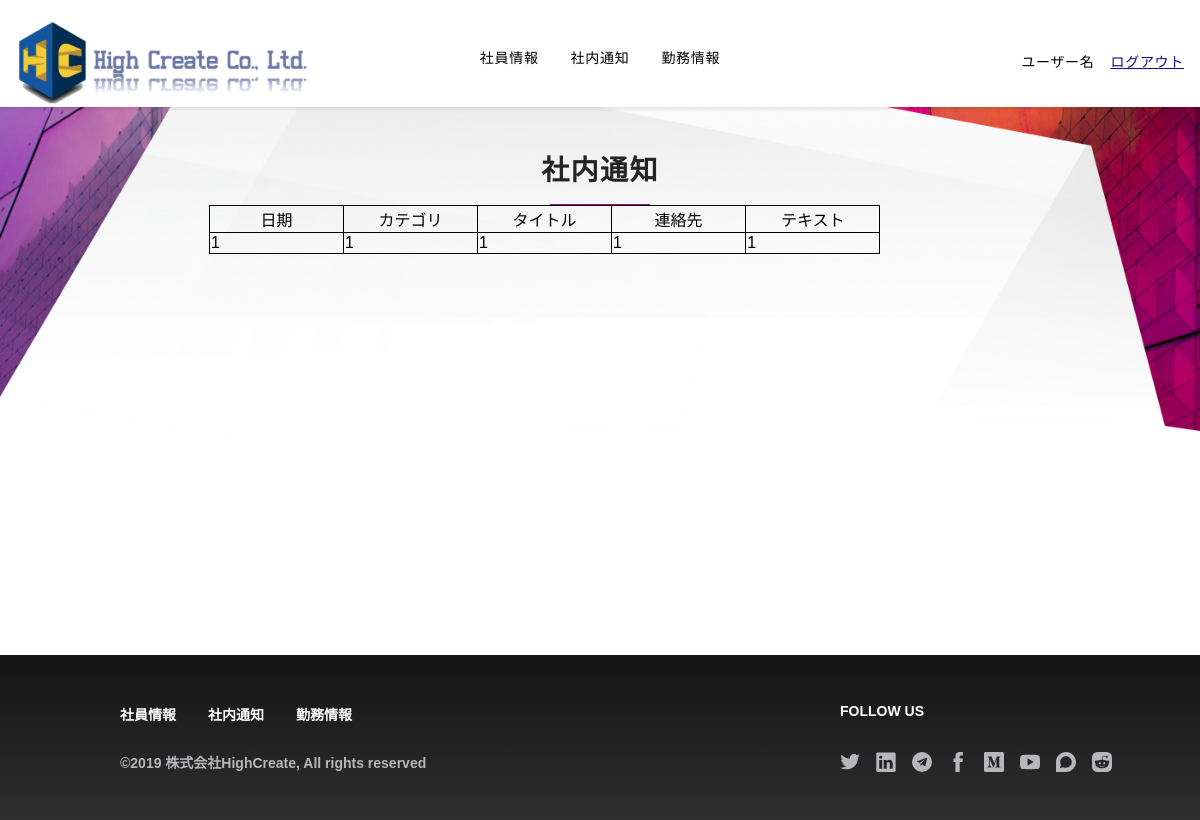
The app's page /notices/1, older data.
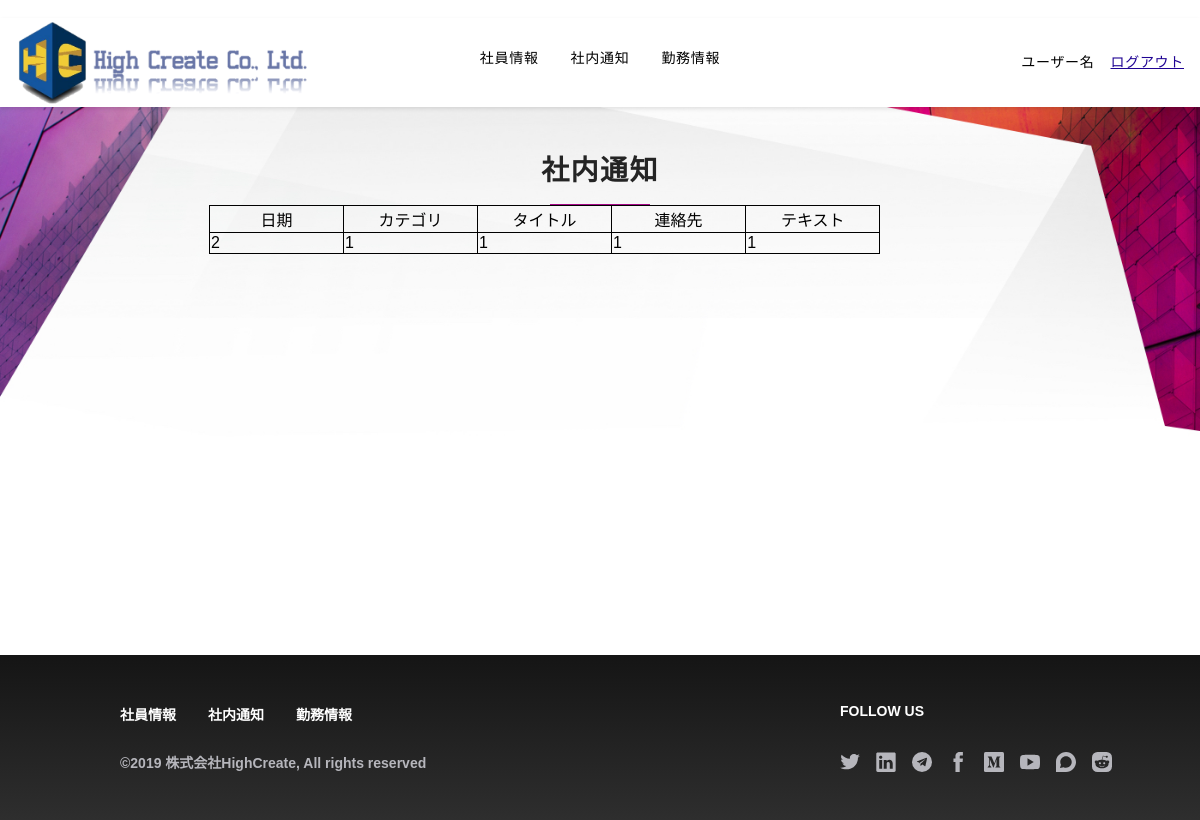
The same page, newer data.
### homepage/models.py (models this page shows)
class noticeInfo(models.Model):
    userId = models.CharField(primary_key=True, max_length=20, verbose_name='userId')
    userName = models.CharField(blank=True, max_length=100, verbose_name='userName')
    userData = models.CharField(blank=True, max_length=100, verbose_name='userData')
    userCategory = models.CharField(blank=True, max_length=100, verbose_name='userCategory')
    userTitle = models.CharField(blank=True, max_length=100, verbose_name='userTitle')
    userContact = models.CharField(blank=True, max_length=100, verbose_name='userContact')
    userText = models.CharField(blank=True, max_length=200, verbose_name='userText')
    class Meta:
        managed = False
        db_table = 'noticeInfo'

### homepage/officeviews.py (the view)
# urls.py: path('notices/<int:userId>', officeviews.detail),
def detail(request, userId):
    noticeInfos = models.noticeInfo.objects.all()
    detail_info = None
    for noticeInfo in noticeInfos:
        if noticeInfo.userId == userId:
            detail_info = noticeInfo
            break
    return render(request, 'detail.html',
                  {
                      'detail_info': detail_info
                  }
                  )

### templates/detail.html (shortened to what this page needs)
{% extends 'officebase.html' %} {% block title %}社内通知 | HighCreate{% endblock %} {% block content %}
    <div class="p-3 bg-center bg-top bg-white mx-auto relative xl:p-0 PageWrap__ContentContainer-kkdcvd-0 dzVwN"
         id="site-content" ng-controller="ScrollController" data-ng-init="init('{{ jumpflag }}')">
        <div classnames="">
            <div class="Mantel__Container-sc-90mahe-0 loqmwV">
                <header>
                    <h1 class=" font-sans text-charcoal tracking-wide uppercase text-center pb-2 font-black uppercase md:text-3xl text-3xl">
                        社内通知</h1>
                    <div class=" h-px bg-magenta mx-auto" style="width: 100px;">
                    </div>
                </header>
            </div>
            <div class="Technology__SectionContainer-sc-1uzfb71-0 dnLgNL">
                <div>
                    <table class="table table-bordered ">
                        <tr class="text-center">
                            <td>日期</td>
                            <td>カテゴリ</td>
                            <td>タイトル</td>
                            <td>連絡先</td>
                            <td>テキスト</td>
                        </tr>
                        <tr>
                            <td>{{ detail_info.userData }}</td>
                            <td>{{ detail_info.userCategory }}</td>
                            <td>{{ detail_info.userTitle }}</td>
                            <td>{{ detail_info.userContact }}</td>
                            <td>{{ detail_info.userText }}</td>
                        </tr>
                    </table>
                </div>
            </div>
        </div>
    </div>
{% endblock %}

### templates/officebase.html (shortened to what this page needs)
﻿<!DOCTYPE html>
<html ng-app="myApp" lang="ja" data-react-helmet="lang" class="ng-scope">
<head>
    <link rel="stylesheet" type="text/css" href="../static/css/index_main.css">
    <link rel="stylesheet" type="text/css" href="../static/css/index_sub.css">
    <link rel="stylesheet" type="text/css" href="../static/css/contact_main.css">
    <link rel="stylesheet" type="text/css" href="../static/css/contact_sub.css">
</head>
<body>
    <div id="___gatsby">
        <header class="bg-white header-shadow relative z-10 ng-scope" id="site-header" ng-controller="HeaderController">
            <div class="flex justify-between px-2 py-2 max-w-5xl mx-auto lg:py-0">
                <a aria-current="page" class="text-charcoal max-w-xxs flex flex-grow items-center" href="../">
                    <img class="flex-grow fill-current" src="../static/pic/compaypic.png">
                </a>
                <nav class=" relative hidden mx-auto lg:flex justify-center">
                    <div class="Header__LinkWrap-mwzqop-0 hmFiIx">
                        <a class=" block font-sans text-sm text-black uppercase tracking-wide no-underline mx-2 py-4 border-b-2 border-white nav-link__item" href="/employinfo/">
                    社員情報
                        </a>
                    </div>
                    <div class="Header__LinkWrap-mwzqop-0 hmFiIx">
                        <a class="block font-sans text-sm text-black uppercase tracking-wide no-underline mx-2 py-4  border-b-2  border-white nav-link__item" href="/notice/">
                    社内通知
                        </a>
                    </div>
                    <div class="Header__LinkWrap-mwzqop-0 hmFiIx">
                        <a class="block  font-sans  text-sm  text-black  uppercase  tracking-wide  no-underline  mx-2  py-4  border-b-2  border-white nav-link__item" href="/workinfo/">
                    勤務情報
                        </a>
                    </div>
                </nav>
                <div class="max-w-xxs w-full flex items-center justify-end">
                    <div class="Header__LinkWrap-mwzqop-0 hmFiIx">
                        <a class="block  font-sans  text-sm  text-black  uppercase  tracking-wide  no-underline  mx-2  py-4  border-b-2  border-white ">
                    ユーザー名
                        </a>
                    </div>
                    <nav class=" relative hidden lg:flex">
                        <div class="Header__LinkWrap-mwzqop-0 hmFiIx">
                            <a class="block  font-sans  text-sm  text-navy  uppercase  tracking-wide  py-4  border-b-2  border-white nav-link__item" href="/login/">
                        ログアウト
                            </a>
                        </div>
                    </nav>
                </div>
            </div>
        </header>
    </div>
    {% block content %}{% endblock %}
    <div id="footer">
        <footer class=" footer-gradient mt-6 lg:mt-9 relative z-10" id="site-footer" ng-controller="footerController">
            <div class=" max-w-5xl mx-auto lg:px-9  pt-6 pb-6 ">
                <div class=" flex items-center self-center flex-col  lg:self-start lg:flex-row ">
                    <div class=" ml-4 justify-center items-center flex-col lg:self-end lg:flex-row ">
                        <div class=" flex flex-wrap mb-2 lg:flex-auto lg:mr-auto xl:flex-no-wrap">
                            <div class=" w-full max-w-1/2 px-1 lg:w-auto lg:mr-4 lg:max-w-1/3 xl:mb-0 lg:px-0 xl:max-w-none ">
                                <a class=" block font-sans font-bold no-underline text-white text-sm hover:underline mb-2" href="/employinfo/">
                              社員情報
		                        </a>
                            </div>
                            <div class=" w-full max-w-1/2 px-1 lg:w-auto lg:mr-4 lg:max-w-1/3 xl:mb-0 lg:px-0 xl:max-w-none ">
                                <a class=" block font-sans font-bold no-underline text-white text-sm hover:underline mb-2" href="/notice/">
                              社内通知
                            </a>
                            </div>
                            <div class=" w-full max-w-1/2  px-1 lg:w-auto lg:mr-4 lg:max-w-1/3 xl:mb-0 lg:px-0 xl:max-w-none ">
                                <a class=" block font-sans font-bold no-underline text-white text-sm hover:underline mb-2" href="/workinfo/">
                              勤務情報
		                          </a>
                            </div>
                        </div>
                        <div>
                            <p class=" block font-sans font-bold no-underline text-grey text-sm ">©2019 株式会社HighCreate, All rights reserved</p>
                        </div>
                    </div>
                    <div class="mt-4 lg:ml-auto lg:mt-0">
                        <div class=" font-sans font-bold text-white uppercase text-sm mb-4 text-center lg:text-left">
                            Follow Us
                        </div>
                        <div class=" flex items-center justify-center flex-wrap lg:flex-no-wrap ">
                            <a href="https://twitter.com/" class="lg:mr-2 lg:mb-0 mb-4 Footer__SocialIcon-pp4024-0 hYmCOr" target="_blank" rel="noopner">
                            </a>
                            <a href="https://www.linkedin.com/" class="lg:mr-2 lg:mb-0 mb-4 Footer__SocialIcon-pp4024-0 hYmCOr" target="_blank" rel="noopner">
                            </a>
                            <a href="https://t.me/" class="lg:mr-2 lg:mb-0 mb-4 Footer__SocialIcon-pp4024-0 hYmCOr" target="_blank" rel="noopner">
                            </a>
                            <a href="https://www.facebook.com/" class="lg:mr-2 lg:mb-0 mb-4 Footer__SocialIcon-pp4024-0 hYmCOr" target="_blank" rel="noopner">
                                <svg viewBox="0 0 20 40" xmlns="http://www.w3.org/2000/svg">
		                      <path d="M19.883 12.941h-6.462v-4.12c0-1.547 1.055-1.908 1.798-1.908h4.56V.11L13.5.086c-6.971 0-8.558 5.074-8.558 8.32v4.535H.909v7.01h4.032v19.835h8.48V19.95h5.723l.74-7.01z" class="fill-current" fill-rule="nonzero">
		                      </path>
		                    </svg>
                            </a>
                            <a href="https://medium.com/" class="lg:mr-2 lg:mb-0 mb-4 Footer__SocialIcon-pp4024-0 hYmCOr" target="_blank" rel="noopner">
                            </a>
                            <a href="https://www.youtube.com/" class="lg:mr-2 lg:mb-0 mb-4 Footer__SocialIcon-pp4024-0 hYmCOr" target="_blank" rel="noopner">
                            </a>
                            <a href="https://community.org" class="lg:mr-2 lg:mb-0 mb-4 Footer__SocialIcon-pp4024-0 hYmCOr" target="_blank" rel="noopner">
                            </a>
                            <a href="https://www.reddit.com/" class="lg:mb-0 mb-4 Footer__SocialIcon-pp4024-0 hYmCOr" target="_blank" rel="noopner">
                            </a>
                        </div>
                    </div>
                </div>
            </div>
        </footer>
    </div>
</body>
</html>

### homepage/static/css/index_sub.css (style rules this page uses)
.hmFiIx { overflow: visible; }
.hYmCOr { display: -webkit-box; display: -webkit-flex; display: -ms-flexbox; display: flex; width: 33.33333%; -webkit-align-items: center; -webkit-box-align: center; -ms-flex-align: center; align-items: center; -webkit-box-pack: center; -webkit-justify-content: center; -ms-flex-pack: center; justify-content: center; height: 100%; color: #B6B6BC; }
@media (min-width:992px) { .hYmCOr { width: auto; } }
.hYmCOr svg { max-width: 100%; max-height: 100%; width: 30px; height: 30px; }
@media (min-width:992px) { .hYmCOr svg { width: 20px; height: 20px; } }
.loqmwV { padding-top: 20%; overflow: hidden; margin: -1.5rem -1.5rem 0px; }
@media (min-width: 576px) { .loqmwV { padding-top: 9%; } }
@media (min-width: 992px) { .loqmwV { padding-top: 1%; padding-top: 5rem; } }
@media (min-width:1200px) { .loqmwV { padding-top: 4%; margin: 0; } }
@media (min-width: 321px) { .dzVwN { background: url(../pic/economic_policy-mobile-2x.jpg) center top / 100% no-repeat; } }
@media (min-width: 992px) { .dzVwN { background: url(../pic/economic_policy-desktop.jpg) center top / 100% no-repeat; } }
@media (min-width: 992px) { .dzVwN { min-height: 460px; } }
.dnLgNL { padding-left: 1rem; padding-right: 1rem; margin-left: auto; margin-right: auto; max-width: 50.875rem; }

### homepage/static/css/contact_main.css (style rules this page uses)
body { margin: 0 }

### templates/detail.html (style rules this page uses)
table { border-collapse: collapse; }
table, td, th { border: 1px solid black; }
td { width: 10%; }

Row changes from the older to the newer data that the page shows:
changed noticeInfo: userData "1" → "2"
